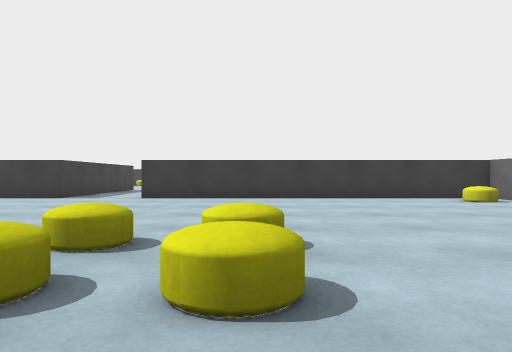
View 1 (above)

16 first-person views from a walk through a scene from a Unity 3-D project. The camera is 0.58 m above the floor, looks level and sees 70° across. The floor is counted in squares, 1 m on a side. Each view is taken from the middle of a square. On the plan, view 1 faces up. The plan holds only what a view shows up to about 10 squares ahead; the rest is blank. The place goes on beyond the plan. The player is left out.

View 2
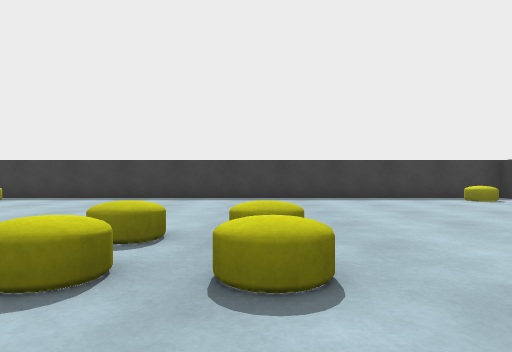

View 3
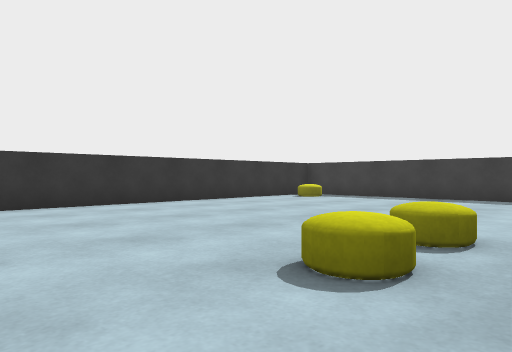

View 4
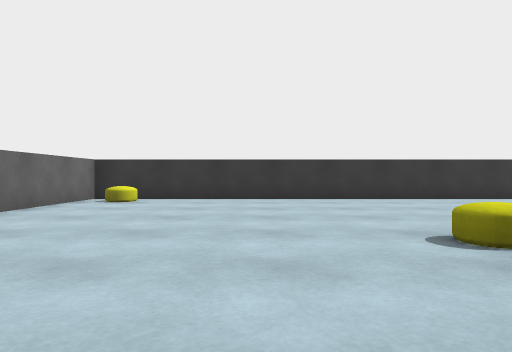

View 5
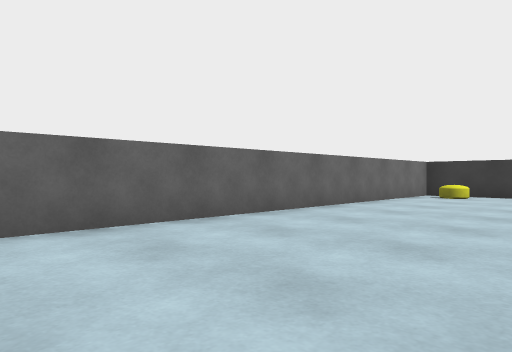

View 6
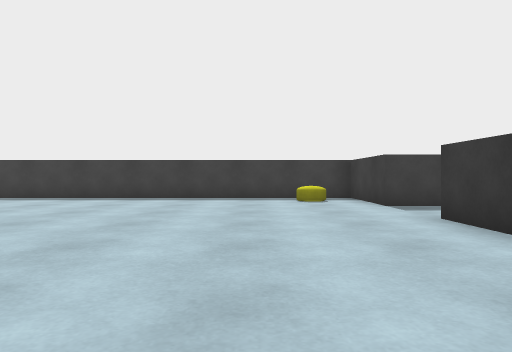

View 7
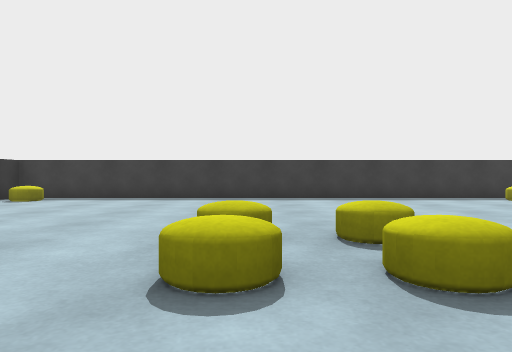

View 8
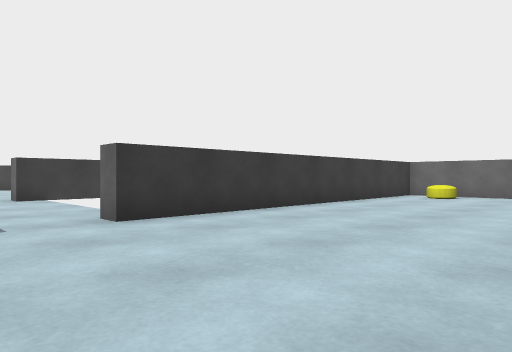

View 9
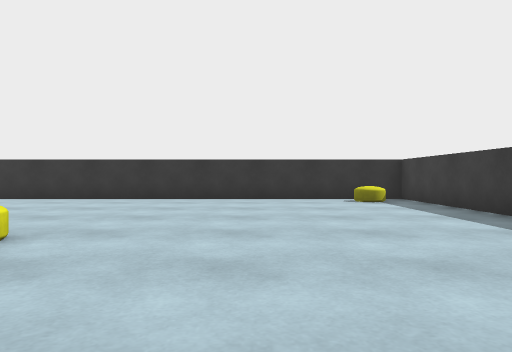

View 10
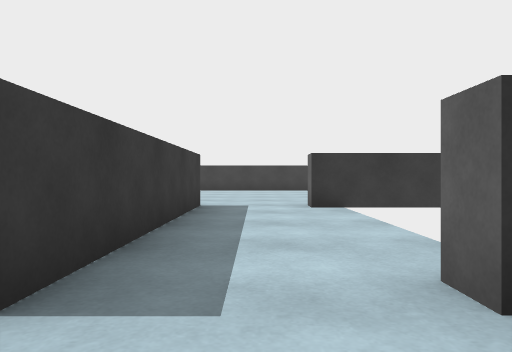

View 11
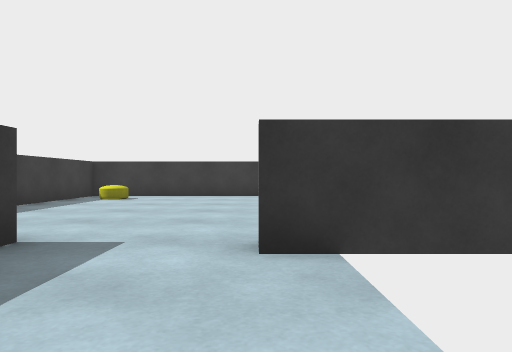

View 12
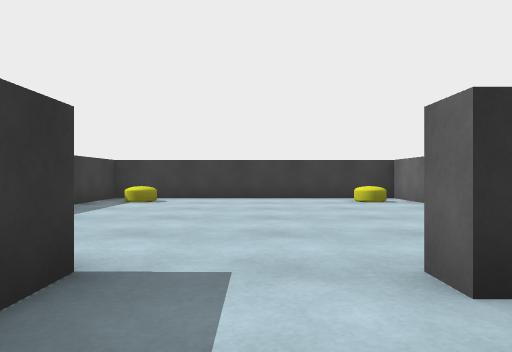

View 13
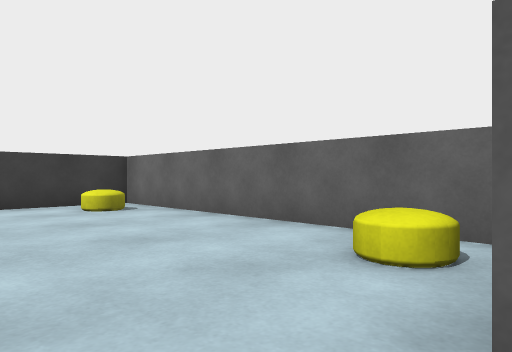

View 14
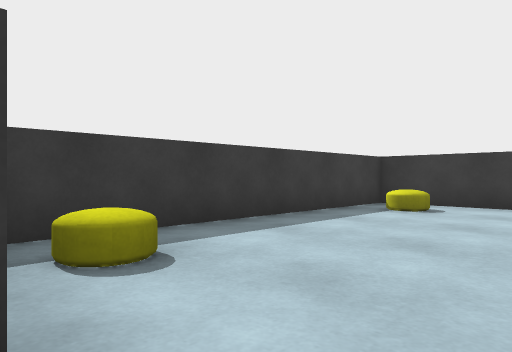

View 15
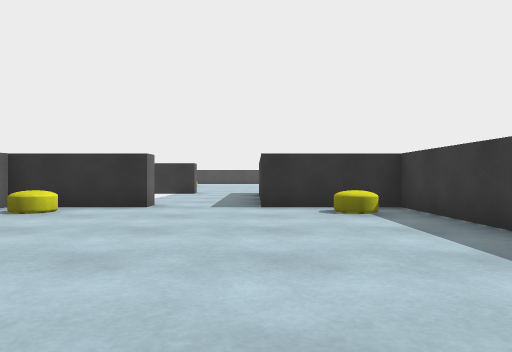

View 16
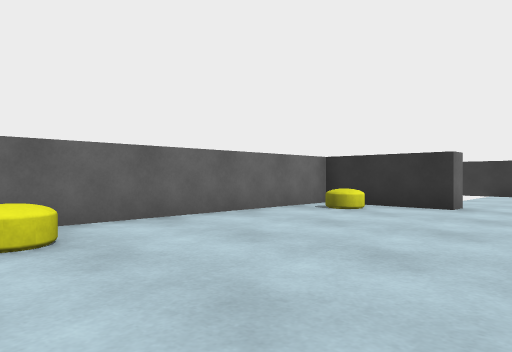

### Floor plan
Points are (right, up) in squares from view 1. A wall is a line through its corners. A room is listed if a view was taken in it or the views show most of it. See-through windows are left out.
Room 1 (views 1, 2, 3, 4, 5, 6, 7, 8, 9, 10)
walls: (-5.1, 9.5) (-7.7, 9.5) (-7.7, -4.3) (6.1, -4.3) (6.1, 9.5) (-3, 9.5)
ways out: opening at (-3.5, 9) to room 2
objects: other object (-7, -3); other object (-7, 8); other object (-1, 2); other object (-1, 3); other object (0, 2); other object (0, 3); other object (5, -3); other object (5, 8)
Room 2 (views 11, 12, 13, 14, 15, 16)
walls: (-0.5, 14.7) (-3, 14.7) (-3, 15.2) (-0.4, 15.2) (-0.4, 22.5) (-7.7, 22.5) (-7.7, 15.2) (-5.1, 15.2) (-5.1, 9.5); (-3, 9.5) (-3, 10.1)
ways out: opening at (-3.5, 9) to room 1
objects: other object (-7, 16); other object (-7, 21); other object (-1, 16); other object (-1, 21)

Positions as (right, up) in squares from view 1, and headings:
1: (0, 0), facing up
2: (2, 3), facing left
3: (2, 3), facing down-left
4: (2, 5), facing down
5: (2, 7), facing down-right
6: (2, 7), facing left
7: (2, 2), facing left
8: (-5, 5), facing up-right
9: (-4, 5), facing down
10: (-4, 8), facing up
11: (-3, 12), facing up
12: (-4, 13), facing up
13: (-4, 15), facing up-right
14: (-4, 15), facing up-left
15: (-5, 22), facing down
16: (-5, 22), facing down-right
